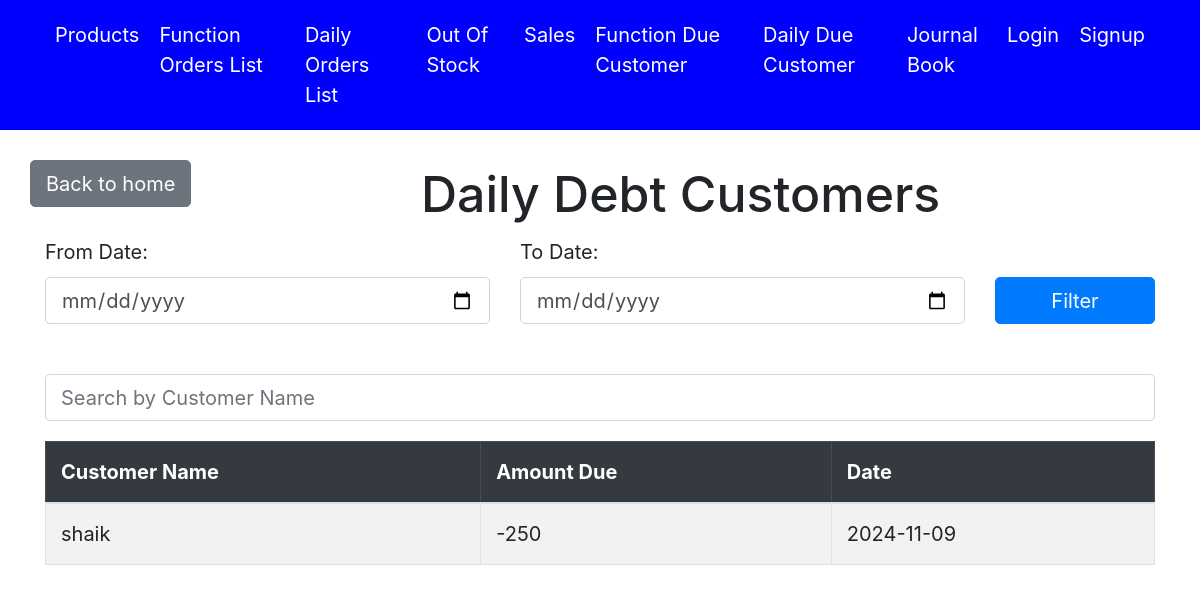
/daily/debt/customers/, run on an earlier commit of the app's database.
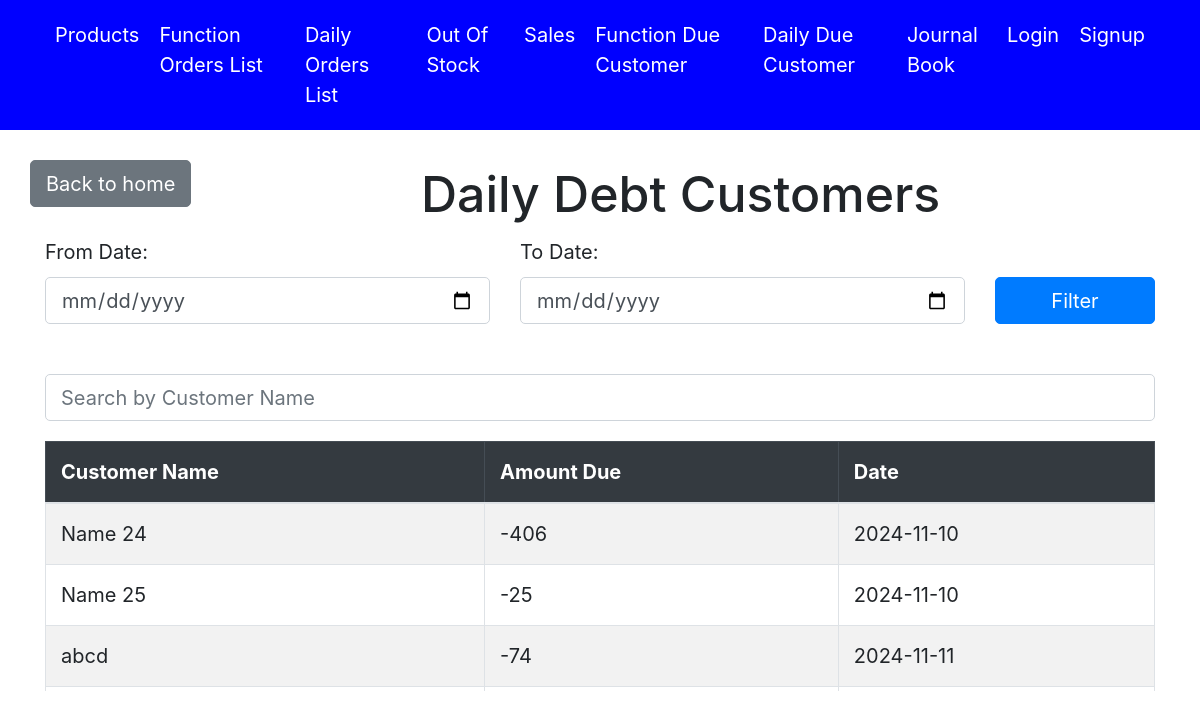
And on a later commit of the database.
### accounts/models.py (models this page shows, shortened)
class Orders(models.Model):
    name = models.CharField(max_length=255)
    date = models.DateField(default=timezone.now)
    is_function = models.BooleanField(default=True)

### accounts/views.py (the view)
# urls.py: path('daily/debt/customers/', views.daily_debt_customer_list, name='daily_debt_customer_list'),
def daily_debt_customer_list(request):
    from_date_str  = request.GET.get('from_date')
    to_date_str  = request.GET.get('to_date')
    debt_cust = daily_get_orders_with_pending_balance(request,is_function = False)
    formatted_debt_cust = []
    for row in debt_cust:
        date = row[2]
        debt_customer_data = {
            'order_id': row[0],
            'pending_amount': int(row[1]),
            'date': date,
            'name': row[3],
        }
        formatted_debt_cust.append(debt_customer_data)
    from_date = datetime.strptime(from_date_str, '%Y-%m-%d').date() if from_date_str else None
    to_date = datetime.strptime(to_date_str , '%Y-%m-%d').date() if to_date_str  else None
    if from_date:
        formatted_debt_cust = [
            customer for customer in formatted_debt_cust if customer['date'] >= from_date
        ]
    if to_date:
        formatted_debt_cust = [
            customer for customer in formatted_debt_cust if customer['date'] <= to_date
        ]
    context = {
        'debt_customers': formatted_debt_cust,  # List of dicts for easy template access
        'from_date': from_date_str,
        'to_date': to_date_str
    }
    return render(request, 'daily_list_debt_customers.html', context)

### accounts/views.py (called while the page is built)
def daily_get_orders_with_pending_balance(obj,is_function=False):
  with connection.cursor() as cursor:
    cursor.execute("""
      SELECT e.*, f.date, f.name
FROM (
    SELECT c.orders_id, IFNULL(d.paid_amount, 0) - c.order_amount AS pending_amount
    FROM (
        SELECT a.orders_id, SUM(a.quantity * b.Retail_price) AS order_amount
        FROM accounts_orderitems a
        JOIN accounts_product b ON a.product_id = b.id
        GROUP BY a.orders_id
    ) c
    LEFT JOIN (
        SELECT order_id_id, SUM(amount) AS paid_amount
        FROM accounts_payment
        GROUP BY order_id_id
    ) d ON c.orders_id = d.order_id_id
) e
JOIN accounts_orders f ON e.orders_id = f.id
WHERE e.pending_amount < 0
AND f.is_function = %s;
    """,[is_function])
    rows = cursor.fetchall()
    return rows

### accounts/templates/daily_list_debt_customers.html (shortened to what this page needs)
{% extends 'base.html' %}
{% block content %}
<head>
</head>
<body>
    <div class="row align-items-center mt-4">
        <div class="text-center mb-4">
            <a href="{% url 'home' %}" class="btn btn-secondary">Back to home</a>
        </div>
        <div class="col text-center">
            <h1>Daily Debt Customers</h1>
        </div>
    </div>
    <form method="get" class="mb-4">
        <div class="row">
            <div class="col-md-5 mb-3">
                <label for="from_date" class="form-label">From Date:</label>
                <input type="date" name="from_date" class="form-control" id="from_date" value="{{ request.GET.from_date }}">
            </div>
            <div class="col-md-5 mb-3">
                <label for="to_date" class="form-label">To Date:</label>
                <input type="date" name="to_date" class="form-control" id="to_date" value="{{ request.GET.to_date }}">
            </div>
            <div class="col-md-2 mb-3 d-flex align-items-end">
                <button type="submit" class="btn btn-primary w-100">Filter</button>
            </div>
        </div>
    </form>
    <div class="search-bar">
        <input type="text" id="searchCustomer" class="form-control" placeholder="Search by Customer Name" onkeyup="searchCustomers()">
    </div>
    <div class="table-wrapper">
        <div class="table-responsive">
            <table class="table table-bordered table-striped" id="customerTable">
                <thead class="table-dark">
                    <tr>
                        <th>Customer Name</th>
                        <th>Amount Due</th>
                        <th>Date</th>
                    </tr>
                </thead>
                <tbody>
                    {% for debt_customer in debt_customers %}
                        <tr class="customer-row">
                            <td>{{ debt_customer.name }}</td>
                            <td>{{ debt_customer.pending_amount }}</td>
                            <td>{{ debt_customer.date|date:"Y-m-d" }}</td>
                        </tr>
                    {% empty %}
                        <tr>
                            <td colspan="3" class="text-center">No debt customers found</td>
                        </tr>
                    {% endfor %}
                </tbody>
            </table>
        </div>
    </div>
</body>
{% endblock %}

What changed in the data, as far as the page shows it:
removed Orders: name "shaik", pending_amount "-250", date "2024-11-09"
added Orders: name "Name 24", pending_amount "-406", date "2024-11-10"
added Orders: name "Name 25", pending_amount "-25", date "2024-11-10"
added Orders: name "abcd", pending_amount "-74", date "2024-11-11"
